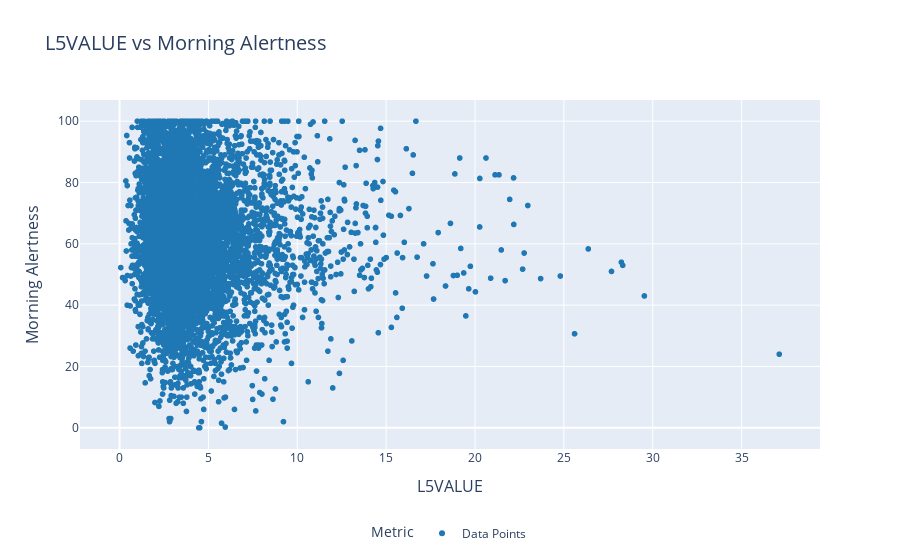

The notebook cell saved with this chart:
### Code cell
df_exercise['Legend'] = 'Data Points'

fig = px.scatter(
    df_exercise,
    x='L5VALUE',
    y='Morning Alertness',
    color='Legend',  
    title="L5VALUE vs Morning Alertness",
    labels={
        "L5VALUE": "L5VALUE",
        "Morning Alertness": "Morning Alertness"
    },
    color_discrete_sequence=["#1f77b4"]  
)

fig.update_layout(
    title=dict(
        text="L5VALUE vs Morning Alertness",
        font=dict(size=20)  
    ),
    xaxis=dict(
        title=dict(text="L5VALUE", font=dict(size=16)),  
        tickfont=dict(size=12)  
    ),
    yaxis=dict(
        title=dict(text="Morning Alertness", font=dict(size=16)),  
        tickfont=dict(size=12) 
    ),
    legend=dict(
        title=dict(text="Metric", font=dict(size=14)),  
        font=dict(size=12), 
        orientation="h",  
        x=0.5,
        xanchor="center",
        y=-0.2
    ),
    # height=500,  
    # width=800  
)

# Show the plot
fig.show()

### Figure 1 — Plotly figure (JSON) as saved in the notebook; plotly's stock layout.template omitted (floating-point values rounded to 4 significant figures; data arrays with more than 128 entries replaced by an {"elided": "..."} marker saying what was removed)
{"data": [{"hovertemplate": "Legend=Data Points<br>L5VALUE=%{x}<br>Morning Alertness=%{y}<extra></extra>", "legendgroup": "Data Points", "marker": {"color": "#1f77b4", "symbol": "circle"}, "mode": "markers", "name": "Data Points", "showlegend": true, "type": "scattergl", "x": {"elided": "6619 float values"}, "xaxis": "x", "y": {"elided": "6619 float values"}, "yaxis": "y"}], "layout": {"legend": {"font": {"size": 12}, "orientation": "h", "title": {"font": {"size": 14}, "text": "Metric"}, "tracegroupgap": 0, "x": 0.5, "xanchor": "center", "y": -0.2}, "title": {"font": {"size": 20}, "text": "L5VALUE vs Morning Alertness"}, "xaxis": {"anchor": "y", "domain": [0, 1], "tickfont": {"size": 12}, "title": {"font": {"size": 16}, "text": "L5VALUE"}}, "yaxis": {"anchor": "x", "domain": [0, 1], "tickfont": {"size": 12}, "title": {"font": {"size": 16}, "text": "Morning Alertness"}}}}
